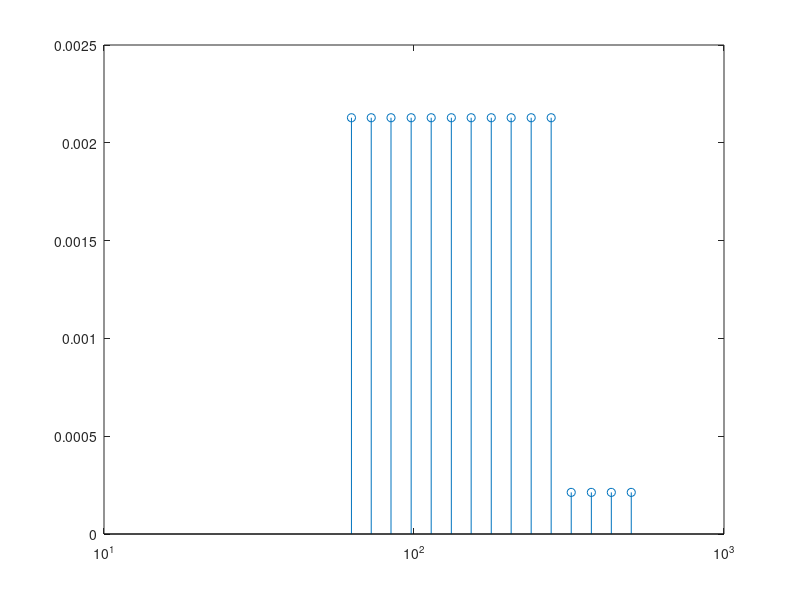

Source code (MATLAB): (Note: this script raises an error after producing the figure.)
%% make_forcingfunction

clear;close all;clc;

% signal properties
fs = 1000;  % sampling frequency
dt = 1/fs; % time step
fn = fs/2; % nyquist frequency
Tm = 12; % duration
df = 2*pi/Tm; % frequency resolution
N = Tm*fs; % number of samples
Nf = 15; % number of frequencies
freqmin = 10;
freqmax = 80;
t = (0:dt:Tm-dt)';

% frequency vector: equally spaced frequencies
w = 2*pi*logspace(log10(freqmin), log10(freqmax), Nf).';
% freq2 = 2*pi*logspace(log10(90), log10(130), 6);
% freq = union(freq,freq2);
% Prevent leakage: make sure that each frequency is a multiple of 1/T.
w = floor(w / df)*df;
n = round(w/df);

% amplitudes
A = ones(size(w));
A(w>2*pi*50) = 0.1;
% amp = amp*(5^2)/2;
% amp = amp/1000;

p = sum(A.^2)/2;    % position signal variance       
k = sqrt(0.000025/p);  % scaling factor; disturbance half the power of the target signal
A = k*A;            % scale
s2 = sum(A.^2)/2


% plot 
figure('color','w');
stem(w,A);
set(gca,'xscale','log');

% random frequency
ph = 2*pi*randn(size(w));

% Complex amplitude vector
A_c   = A.*exp(ph*1i);

% Crested multisine
figure('color','w');
cx = msinclip(w, A_c,[],[],1000);
ph = angle(cx)+0.5*pi;


[p,v,a] = msin(t,A,w,ph);

figure('color','w')
plot(t,p,'.-');
xlabel('time [s]'); ylabel('pos reference input');
hold on

% save('data_inputsignal.mat','A','n','ph','Tm')


% w_input  = msinprep(freq, cx, N, 2*pi*fs); % input requested torque

% % scale fofu_t
% Pmax = 0.005; % 0.5Nm max amplitude (on arm)
% scale = Pmax/max(abs(w_input));
% % w_input = scale*w_input;
% 
% % % cx2 = cx*2; cx2(1) = cx2(1)/2;
% cx2 = cx;
% w2 = zeros(size(t));
% for ii = 1:size(freq,1)
%     w2 = w2 + amp(ii)*sin(freq(ii)*t+angle(cx2(ii)));
% end
% % w2 = Pmax*w2/max(abs(w2));
% 
% 
% figure('color','w')
% plot(t,w_input);
% xlabel('time [s]'); ylabel('pos reference input [Nm]');
% hold on
% plot(t,w2,'--');
% 
% % % plot noise limit
% % plot(t,0.0017*ones(size(t)),'k--');
% % plot(t,-0.0017*ones(size(t)),'k--');
% 
% input_signal = [t w_input];
% phase = angle(cx);
% % save('data_inputsignal5.mat','freq','amp','phase','freq_n');


function [p,v,a] = msin(t,A,w,ph)

p = zeros(size(t));
v = zeros(size(t));
a = zeros(size(t));

for ii = 1:length(w)
    p = p + A(ii)*sin(w(ii)*t+ph(ii));
    v = v + w(ii)*A(ii)*cos(w(ii)*t+ph(ii));
    a = a + -w(ii)^2*A(ii)*sin(w(ii)*t+ph(ii));
end

end
